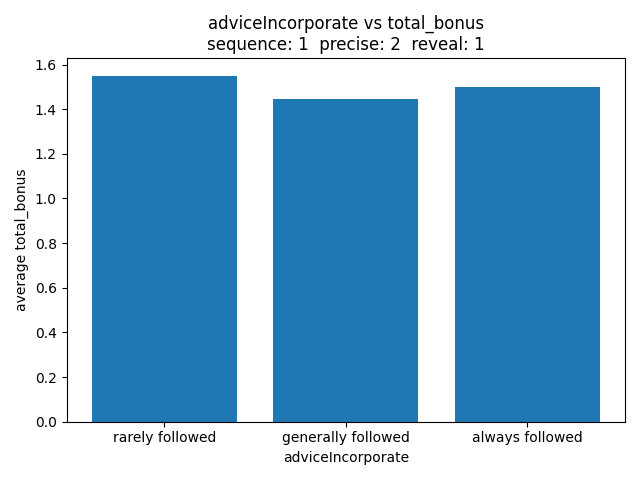

The Python source for this figure:
import pandas as pd
import matplotlib.pyplot as plt
import seaborn as sns

data = pd.read_csv("qualitative.csv")
seq = 1
prec = 2
rev = 1
data = data[(data['con.sequence'] == seq) & (data['con.precise'] == prec) & (data['con.reveal'] == rev)]

f1 = data[data["adviceIncorporate"] == "Did not follow the advice at all or only rarely"]
f2 = data[data["adviceIncorporate"] == "Generally followed the advice but deviated sometimes when I thought I had a better strategy"]
f3 = data[data["adviceIncorporate"] == "Always followed the AI advice closely"]


inco_average_dict = {
    "rarely followed": f1["total_bonus"].mean(),
    "generally followed": f2["total_bonus"].mean(), 
    "always followed": f3["total_bonus"].mean()
}

incokeys = list(inco_average_dict.keys())
incovalues = list(inco_average_dict.values())

plt.bar(incokeys, incovalues)
plt.title("adviceIncorporate vs total_bonus" + "\n" + f"sequence: {seq}  precise: {prec}  reveal: {rev}")
plt.xlabel("adviceIncorporate")
plt.ylabel("average total_bonus")
plt.tight_layout()

plt.show()
